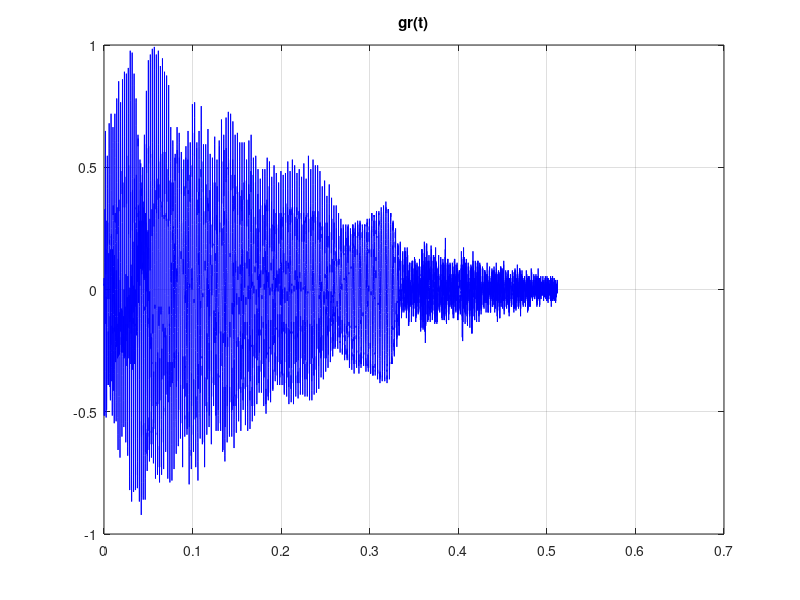
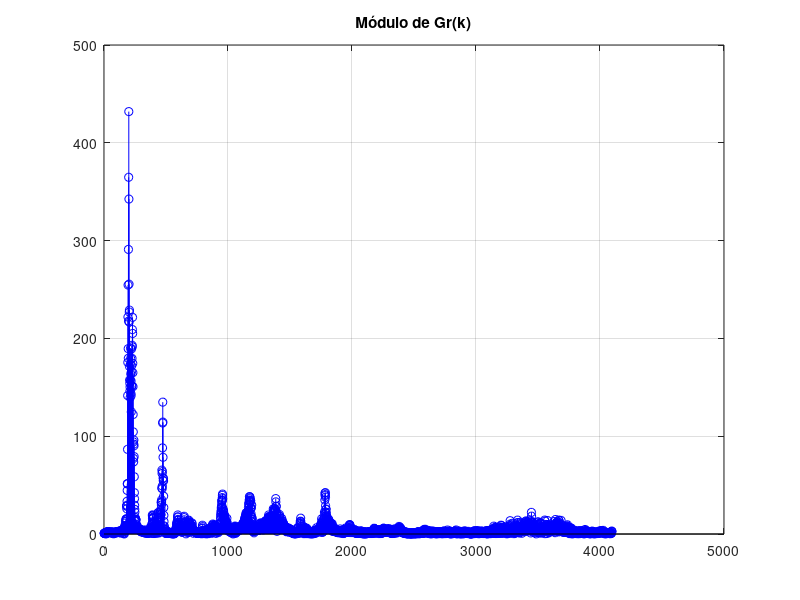
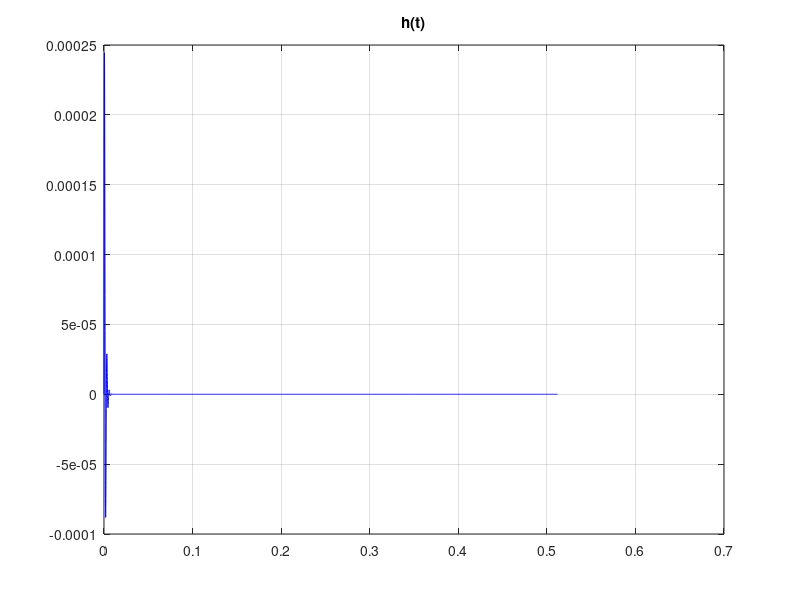
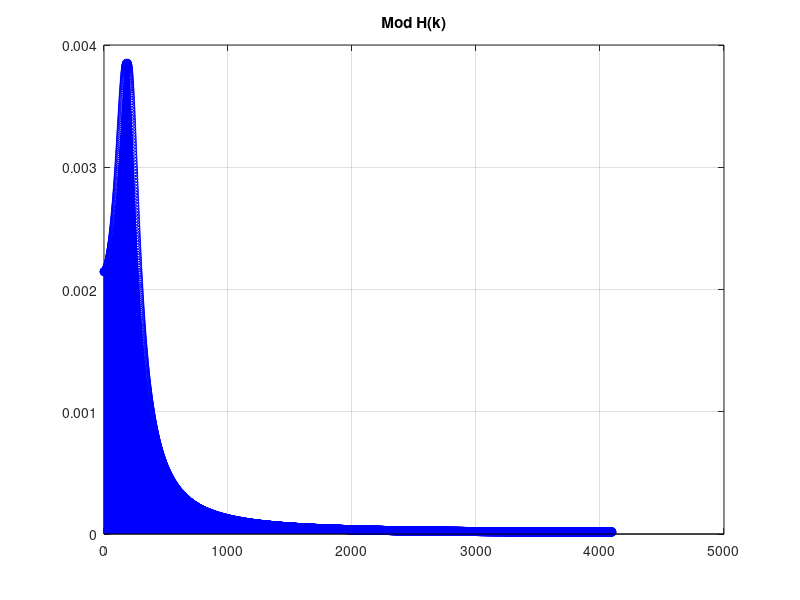

These charts were generated, in order, by the following MATLAB code:
function ejercicio_global
    clc,clear

    fs = 16000;
    Dt = 1/fs

    gr = load("audiovoz02.txt", "-ascii");
    N = length(gr)

    t = (0:N-1)*Dt;

    figure(1)
    plot(t,gr,'b')
    grid on
    title("gr(t)")

    w0 = 2*pi / N;
    Dw = w0 / Dt;

    Gr = fft(gr);
    Gr_mod = abs(Gr);

    figure(2)
    stem(Gr_mod(1:N/2), 'bo-')
    grid on
    title("Módulo de Gr(k)")

    [Adm, k] = max(Gr_mod(1:N/2));
    fm = (k-1) * Dw

    % filtro

    % EDO

    wn = fm;
    zita = 0.4;

    dx_dt = zeros(3, 1);
    y = zeros(3, N);

    g = zeros(1,N);
    g(1) = 1/Dt;

    for j=1:N-1
        dx_dt(1) = y(2,j) + g(j);
        dx_dt(2) = (-(wn)^2)*y(1,j) + (-2*zita*wn)*y(2,j);
        dx_dt(3) = y(1,j) + (-wn)*y(3,j);
        y(:,j+1) = y(:,j) + Dt * dx_dt(:);
    endfor

    h_t = y(3,:);

    figure(3)
    plot(t,h_t,'b')
    grid on
    title("h(t)")

    H_k = fft(h_t);
    H_k_mod = abs(H_k);
    Ah = H_k_mod(k)

    figure(4)
    stem(H_k_mod(1:N/2),'bo-')
    grid on
    title("Mod H(k)")

    # yf(t); Yf(t); Ay

    y_2 = zeros(3, N);
    dx_dt_2 = zeros(3,1);

    for j=1:N-1
        dx_dt_2(1) = y_2(2,j) + gr(j);
        dx_dt_2(2) = (-(wn)^2)*y_2(1,j) + (-2*zita*wn)*y_2(2,j);
        dx_dt_2(3) = y_2(1,j) + (-wn)*y_2(3,j);
        y_2(:,j+1) = y_2(:,j) + Dt * dx_dt_2(:);
    endfor

    yf = y_2(3,:);

    figure(5)
    plot(t,yf,'b')
    grid on
    title("yf(t)")

    Yf = fft(yf);
    Yf_mod = abs(Yf);
    Ay = Yf_mod(k)

    figure(6)
    stem(Yf_mod(1:N/2),"bo-")
    grid on
    title("Mod Yf(t)")

endfunction
